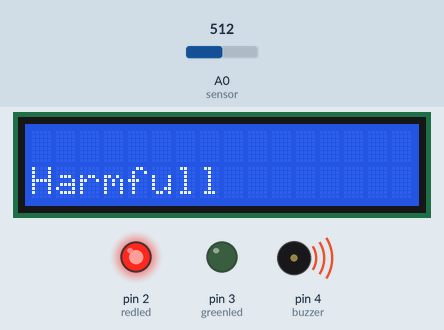
The sketch below on a simulated Arduino Uno, built with avr-gcc and run on an emulated ATmega328P. On the bench: 16×2 character LCD, output pins drawn as LEDs (lit = HIGH), buzzer (waves = sounding). The test bench sets the inputs (shaded band); at power-on: A0 (sensor) = 512. What the sketch prints to the serial monitor is not drawn.

Above: at 1.2 s.
1.3 s: A0 (sensor) set to 411
9.0 s: A0 (sensor) set to 389
At 9.9 s:
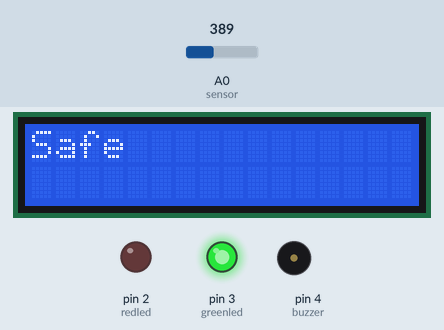
14.6 s: A0 (sensor) set to 410
At 15.9 s:
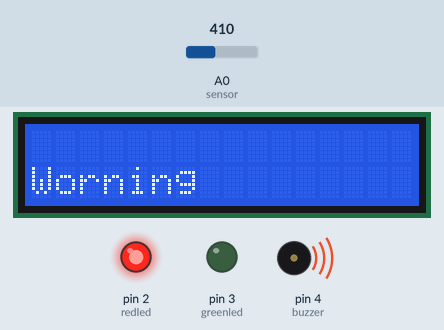
22.3 s: A0 (sensor) set to 390
At 25.4 s:
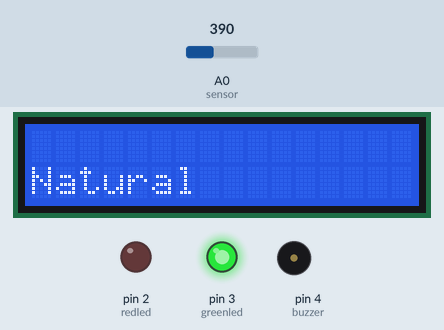
Timing chart, 0 to 26.9 s (numbered marks = the images above; inputs shaded):
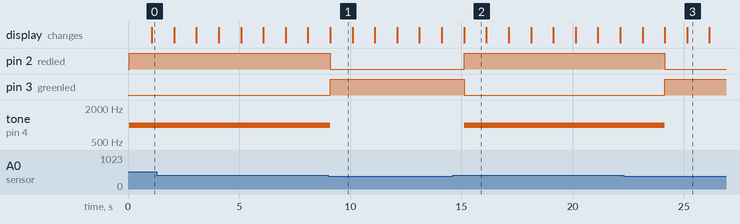

The sketch:

gas_detector1__1_.ino
```cpp
#include <LiquidCrystal.h>
LiquidCrystal lcd(5,6,8,9,10,11);

int redled = 2;
int greenled = 3;
int buzzer = 4;
int sensor = A0;
int sensorThresh = 400;

void setup()
{
pinMode(redled, OUTPUT);
pinMode(greenled,OUTPUT);
pinMode(buzzer,OUTPUT);
pinMode(sensor,INPUT);
Serial.begin(9600);
lcd.begin(16,2);
}

void loop()
{
  int analogValue = analogRead(sensor);
  Serial.print(analogValue);
  if(analogValue>sensorThresh)
  {
    digitalWrite(redled,HIGH);
    digitalWrite(greenled,LOW);
    tone(buzzer,1000,10000);
    lcd.clear();
    lcd.setCursor(0,1);
    lcd.print("Worning");
    delay(1000);
    lcd.clear();
    lcd.setCursor(0,1);
    lcd.print("Harmfull");
    delay(1000);
    lcd.clear();
    lcd.setCursor(0,1);
    lcd.print("Gas Detected");
    delay(1000);
  }
  else
  {
    digitalWrite(greenled,HIGH);
    digitalWrite(redled,LOW);
    noTone(buzzer);
    lcd.clear();
    lcd.setCursor(0,0);
    lcd.print("Safe");
    delay(1000);
    lcd.clear();
    lcd.setCursor(0,1);
    lcd.print("Natural");
    delay(1000);
  }

}
```

Measured:
- the behaviour switches between 401 and 400 on A0 (sensor) (found by bisection; images 0 and 1)
- after the input at 9.0 s, pin 2 (redled): HIGH → LOW after 0.10 s; pin 3 (greenled): LOW → HIGH after 0.10 s; tone on pin 4 (buzzer): 1000 Hz → silent after 0.10 s; the display: changes after 0.10 s (image 1)
- after the input at 14.6 s, pin 2 (redled): LOW → HIGH after 0.51 s; pin 3 (greenled): HIGH → LOW after 0.51 s; tone on pin 4 (buzzer): silent → 1000 Hz after 0.51 s; the display: changes after 0.52 s (image 2)
- after the input at 22.3 s, pin 2 (redled): HIGH → LOW after 1.8 s; pin 3 (greenled): LOW → HIGH after 1.8 s; tone on pin 4 (buzzer): 1000 Hz → silent after 1.8 s; the display: first differs from a run without the input after 1.9 s (image 3 shows a later state)
- what the display in image 1 shows lasts 1.0 s, from 9.1 s to 10.1 s
